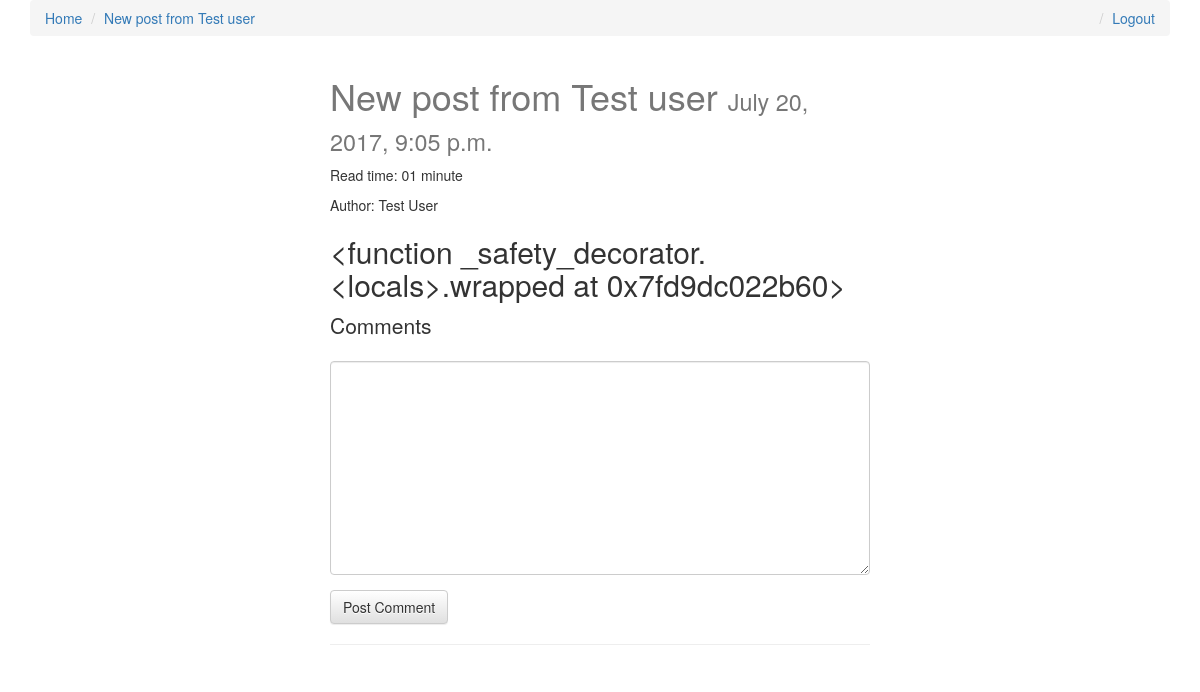
The page /new-post-from-test-user/ (signed in) on the database as committed earlier.
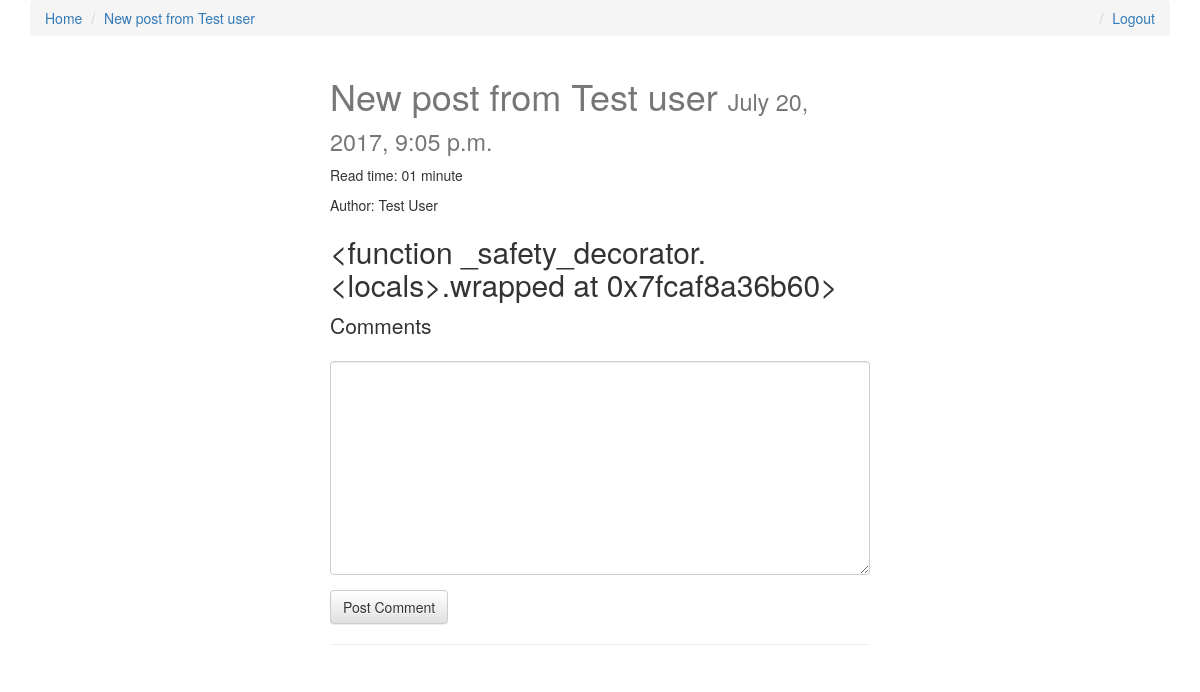
The same page on the database as committed later.
### posts/models.py (models this page shows, shortened)
class Post(models.Model):
    user = models.ForeignKey(settings.AUTH_USER_MODEL, default=1)
    title = models.CharField(max_length=255)
    slug = models.SlugField(unique=True)
    image = models.ImageField(null=True, blank=True,
                              height_field='image_height', width_field='image_width')
    image_width = models.IntegerField(default=0)
    image_height = models.IntegerField(default=0)
    share_public = models.BooleanField(default=True)
    content = models.TextField()
    read_time = models.TimeField(null=True, blank=True)
    updated = models.DateTimeField(auto_now=True)
    created_at = models.DateTimeField(auto_now_add=True)
    objects = PostManager()
    def get_absolute_url(self):
        return reverse('posts:detail', kwargs={'slug': self.slug})
    def get_markdown(self):
        content = self.content
        return mark_safe(markdown(content))
    class Meta:
        ordering = ['-created_at', '-updated']
    def comments(self):
        qs = Comment.objects.filter_by_instance(self)
        return qs
    def get_content_type(self):
        contentt_type = ContentType.objects.get_for_model(self.__class__)
        return contentt_type

### posts/views.py (the view, shortened to what this page needs)
# urls.py: url(r'^(?P<slug>[\w-]+)/$', views.post_detail, name='detail'),
def post_detail(request, slug):
    post = get_object_or_404(Post, slug=slug)
    if not post.share_public:
        if not (request.user.is_staff or request.user.is_superuser):
            raise Http404
    initial_data = {
        'content_type': post.get_content_type,
        'object_id': post.id,
    }
    form = CommentForm(request.POST or None, initial=initial_data)
    comments = post.comments()
    return render(request, 'posts/single_post.html',
                  {'post': post, 'comments': comments, 'comment_form': form})

### comments/forms.py
class CommentForm(forms.Form):
    content_type = forms.CharField(widget=forms.HiddenInput)
    object_id = forms.IntegerField(widget=forms.HiddenInput)
    parent_id = forms.IntegerField(widget=forms.HiddenInput, required=False)
    content = forms.CharField(label='',widget=forms.Textarea)

### comments/models.py (called while the page is built)
    def filter_by_instance(self, instance):
        content_type = ContentType.objects.get_for_model(instance.__class__)
        obj_id = instance.id
        qs = super(CommentManager, self).filter(content_type=content_type, object_id=obj_id).filter(parent=None)
        return qs

### posts/templatetags/urlify.py (called while the page is built)
@register.filter
def urlify(value):
    return quote_plus(value)

### posts/templates/posts/single_post.html (shortened to what this page needs)
{% extends 'layout.html' %}
{% load crispy_forms_tags %}
{% load urlify %}
{% load markdown_deux_tags %}
{% block post_detail_link %}
    <li><a href="{{ post.get_absolute_url }}">{{ post.title }}</a></li>
{% endblock %}
{% block content %}
    <div class="col-sm-6 col-sm-offset-3">
        <h1>{{ post.title }} <small>{{ post.created_at }}</small></h1>
        <p>Read time: {{ post.read_time|time:'i' }} minute{{ post.read_time|time:'i'|pluralize }}</p>
        {% if post.user.get_full_name %}
            <p>Author: {{ post.user.get_full_name }}</p>
        {% endif %}
        <div class="post-detail-item"><h2>{{ post.get_markdown }}</h2></div>
        <div>
            <p class="lead">Comments</p>
            {% if request.user.is_authenticated %}
                <form method="POST" action=".">
                    {{ comment_form|crispy }}
                    <input type="submit" value="Post Comment" class="btn btn-default">
                </form>
            {% else %}
                <p>You must login to comment</p>
            {% endif %}
            <hr>
        </div>
    </div>
{% endblock %}

Rows that differ between the two databases and show on the page:
changed Post "New post from Test user": get_markdown "<function _safety_decorator.<locals>.wrapped at 0x7fd9dc022b60>" → "<function _safety_decorator.<locals>.wrapped at 0x7fcaf8a36b60>"
